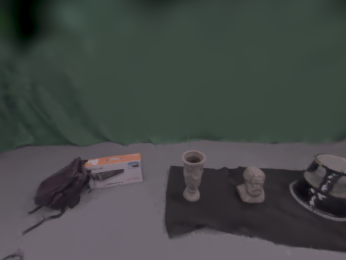
#> input picture assets/00000_validation_shot_009.png, 346 x 260 px
$ python rgb2bgr.py assets
#> lines starting #> are read from the running program, lines starting #| are printed output that depends on the picture
import os
import glob
import cv2
import sys

dir_name = sys.argv[1]

file_names = glob.glob(os.path.join(dir_name, "*.png"))

for file_name in file_names:
    img = cv2.imread(file_name)
#> img is the input picture: shape (260, 346, 3); mean B, G, R 70.2, 71.7, 67.5
    cv2.imwrite(file_name, cv2.cvtColor(img, cv2.COLOR_BGR2RGB))
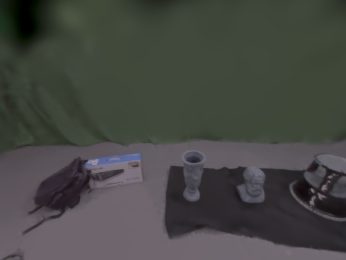
#> saved as 00000_validation_shot_009.png: shape (260, 346, 3); mean B, G, R 67.5, 71.7, 70.2
#> pass 2 of the loop `for file_name in file_names:`:
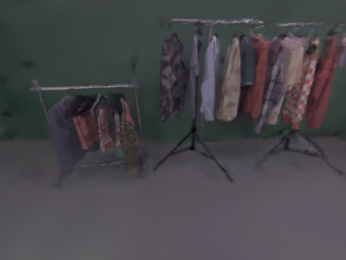
#> input picture assets/00054_validation_shot_009.png, 346 x 260 px
#> img is the input picture: shape (260, 346, 3); mean B, G, R 73.9, 70.4, 72
#> `cv2.imwrite(file_name, cv2.cvtColor(img, cv2.COLOR_BGR2RGB))`:
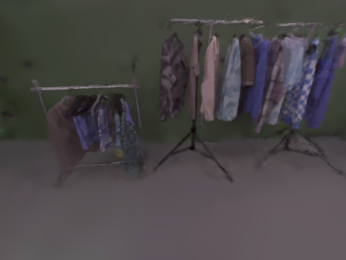
#> saved as 00054_validation_shot_009.png: shape (260, 346, 3); mean B, G, R 72, 70.4, 73.9
